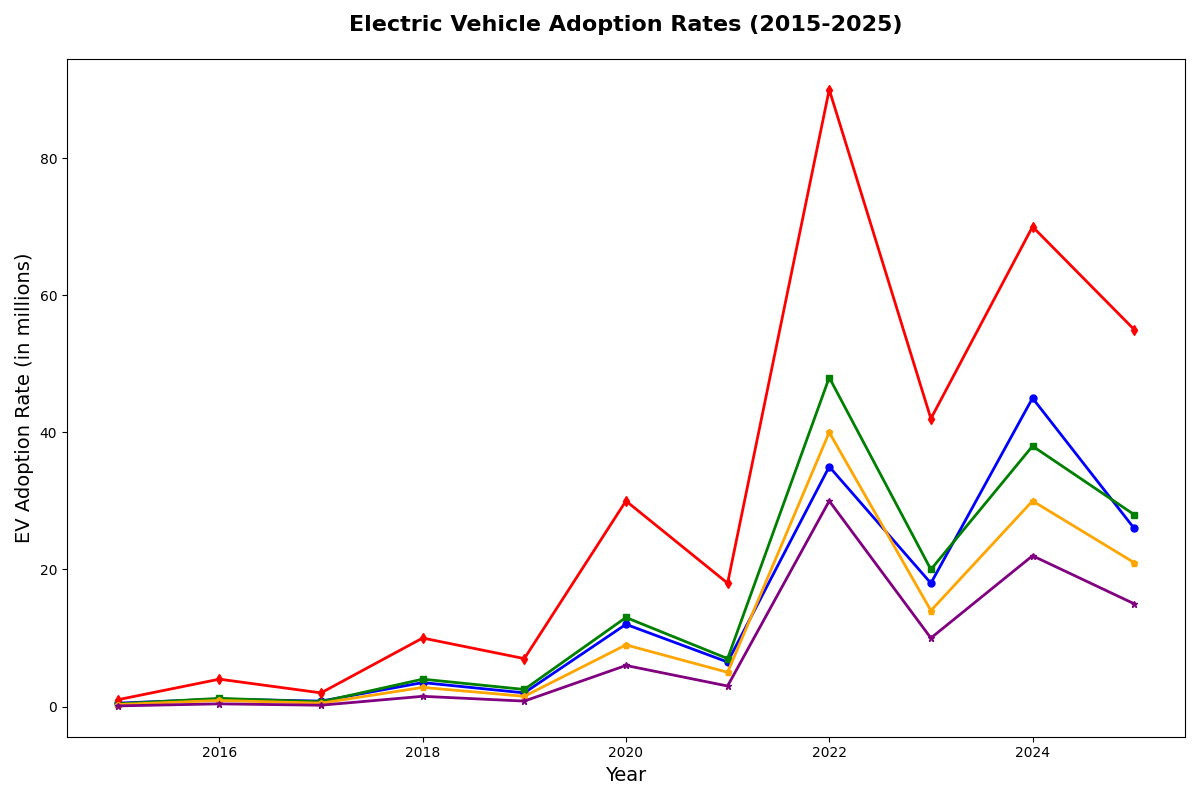

This chart was generated by the following Python code:
import numpy as np
import matplotlib.pyplot as plt

years = np.arange(2015, 2026)
ev_us = np.array([0.5, 1.1, 0.8, 3.5, 2.0, 12.0, 6.5, 35.0, 18.0, 45.0, 26.0])
ev_europe = np.array([0.4, 1.2, 0.7, 4.0, 2.5, 13.0, 7.0, 48.0, 20.0, 38.0, 28.0])
ev_china = np.array([1.0, 4.0, 2.0, 10.0, 7.0, 30.0, 18.0, 90.0, 42.0, 70.0, 55.0])
ev_japan = np.array([0.3, 0.9, 0.5, 2.8, 1.5, 9.0, 5.0, 40.0, 14.0, 30.0, 21.0])
ev_india = np.array([0.1, 0.4, 0.2, 1.5, 0.8, 6.0, 3.0, 30.0, 10.0, 22.0, 15.0])

plt.figure(figsize=(12, 8))

plt.plot(years, ev_us, color='blue', marker='o', linestyle='-', linewidth=2, markersize=5)
plt.plot(years, ev_europe, color='green', marker='s', linestyle='-', linewidth=2, markersize=5)
plt.plot(years, ev_china, color='red', marker='d', linestyle='-', linewidth=2, markersize=5)
plt.plot(years, ev_japan, color='orange', marker='p', linestyle='-', linewidth=2, markersize=5)
plt.plot(years, ev_india, color='purple', marker='*', linestyle='-', linewidth=2, markersize=5)

plt.title('Electric Vehicle Adoption Rates (2015-2025)', fontsize=16, fontweight='bold', pad=20)
plt.xlabel('Year', fontsize=14)
plt.ylabel('EV Adoption Rate (in millions)', fontsize=14)

plt.tight_layout()
plt.show()
